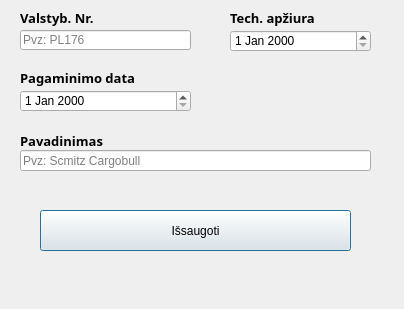
<?xml version="1.0" encoding="UTF-8"?>
<ui version="4.0">
 <class>Dialog</class>
 <widget class="QDialog" name="Dialog">
  <property name="geometry">
   <rect>
    <x>0</x>
    <y>0</y>
    <width>404</width>
    <height>309</height>
   </rect>
  </property>
  <property name="windowTitle">
   <string>Priekabos įrašas</string>
  </property>
  <widget class="QLabel" name="label">
   <property name="geometry">
    <rect>
     <x>20</x>
     <y>10</y>
     <width>101</width>
     <height>16</height>
    </rect>
   </property>
   <property name="font">
    <font>
     <family>Arial Black</family>
     <pointsize>10</pointsize>
     <weight>75</weight>
     <bold>true</bold>
    </font>
   </property>
   <property name="text">
    <string>Valstyb. Nr.</string>
   </property>
  </widget>
  <widget class="QLabel" name="label_2">
   <property name="geometry">
    <rect>
     <x>230</x>
     <y>10</y>
     <width>101</width>
     <height>16</height>
    </rect>
   </property>
   <property name="font">
    <font>
     <family>Arial Black</family>
     <pointsize>10</pointsize>
     <weight>75</weight>
     <bold>true</bold>
    </font>
   </property>
   <property name="text">
    <string>Tech. apžiura</string>
   </property>
  </widget>
  <widget class="QLineEdit" name="val_nr">
   <property name="geometry">
    <rect>
     <x>20</x>
     <y>30</y>
     <width>171</width>
     <height>20</height>
    </rect>
   </property>
   <property name="placeholderText">
    <string>Pvz: PL176</string>
   </property>
  </widget>
  <widget class="QDateEdit" name="tech">
   <property name="geometry">
    <rect>
     <x>230</x>
     <y>30</y>
     <width>141</width>
     <height>22</height>
    </rect>
   </property>
  </widget>
  <widget class="QLabel" name="label_4">
   <property name="geometry">
    <rect>
     <x>20</x>
     <y>70</y>
     <width>131</width>
     <height>16</height>
    </rect>
   </property>
   <property name="font">
    <font>
     <family>Arial Black</family>
     <pointsize>10</pointsize>
     <weight>75</weight>
     <bold>true</bold>
    </font>
   </property>
   <property name="text">
    <string>Pagaminimo data</string>
   </property>
  </widget>
  <widget class="QDateEdit" name="pagam_data">
   <property name="geometry">
    <rect>
     <x>20</x>
     <y>90</y>
     <width>171</width>
     <height>22</height>
    </rect>
   </property>
  </widget>
  <widget class="QLineEdit" name="pavadinimas">
   <property name="geometry">
    <rect>
     <x>20</x>
     <y>150</y>
     <width>351</width>
     <height>21</height>
    </rect>
   </property>
   <property name="placeholderText">
    <string>Pvz: Scmitz Cargobull</string>
   </property>
  </widget>
  <widget class="QLabel" name="label_5">
   <property name="geometry">
    <rect>
     <x>20</x>
     <y>130</y>
     <width>251</width>
     <height>21</height>
    </rect>
   </property>
   <property name="font">
    <font>
     <family>Arial Black</family>
     <pointsize>10</pointsize>
     <weight>75</weight>
     <bold>true</bold>
    </font>
   </property>
   <property name="text">
    <string>Pavadinimas</string>
   </property>
  </widget>
  <widget class="QPushButton" name="issaugot">
   <property name="geometry">
    <rect>
     <x>40</x>
     <y>210</y>
     <width>311</width>
     <height>41</height>
    </rect>
   </property>
   <property name="text">
    <string>Išsaugoti</string>
   </property>
  </widget>
  <widget class="QLabel" name="msg">
   <property name="geometry">
    <rect>
     <x>10</x>
     <y>280</y>
     <width>381</width>
     <height>16</height>
    </rect>
   </property>
   <property name="text">
    <string/>
   </property>
  </widget>
 </widget>
 <resources/>
 <connections/>
</ui>
